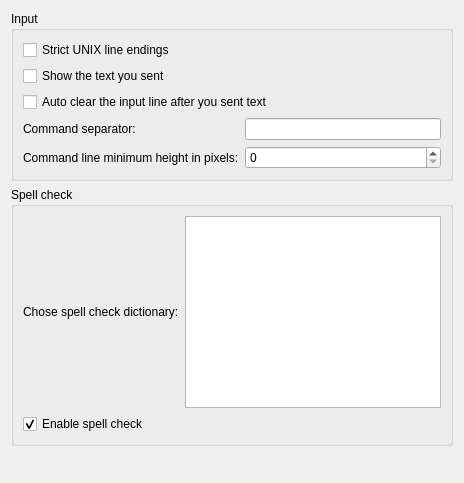
     <widget class="QWidget" name="input_line_tab">
      <property name="sizePolicy">
       <sizepolicy hsizetype="Expanding" vsizetype="Expanding">
        <horstretch>0</horstretch>
        <verstretch>0</verstretch>
       </sizepolicy>
      </property>
      <attribute name="title">
       <string>Input line</string>
      </attribute>
      <layout class="QGridLayout" name="gridLayout_11">
       <item row="0" column="0">
        <widget class="QGroupBox" name="groupBox_4">
         <property name="enabled">
          <bool>true</bool>
         </property>
         <property name="title">
          <string>Input</string>
         </property>
         <layout class="QGridLayout" name="gridLayout_5">
          <item row="0" column="0" colspan="2">
           <widget class="QCheckBox" name="USE_UNIX_EOL">
            <property name="maximumSize">
             <size>
              <width>16777215</width>
              <height>16777215</height>
             </size>
            </property>
            <property name="toolTip">
             <string>use strict UNIX line endings on commands for old UNIX servers that can't handle windows line endings correctly</string>
            </property>
            <property name="text">
             <string>Strict UNIX line endings</string>
            </property>
           </widget>
          </item>
          <item row="1" column="0" colspan="2">
           <widget class="QCheckBox" name="show_sent_text_checkbox">
            <property name="enabled">
             <bool>true</bool>
            </property>
            <property name="toolTip">
             <string>Echo the text you send in the display box</string>
            </property>
            <property name="text">
             <string>Show the text you sent</string>
            </property>
           </widget>
          </item>
          <item row="2" column="0" colspan="3">
           <widget class="QCheckBox" name="auto_clear_input_line_checkbox">
            <property name="enabled">
             <bool>true</bool>
            </property>
            <property name="text">
             <string>Auto clear the input line after you sent text</string>
            </property>
           </widget>
          </item>
          <item row="3" column="0">
           <widget class="QLabel" name="label_18">
            <property name="toolTip">
             <string/>
            </property>
            <property name="text">
             <string>Command separator:</string>
            </property>
            <property name="buddy">
             <cstring>command_separator_lineedit</cstring>
            </property>
           </widget>
          </item>
          <item row="3" column="1" colspan="2">
           <widget class="QLineEdit" name="command_separator_lineedit">
            <property name="enabled">
             <bool>true</bool>
            </property>
           </widget>
          </item>
          <item row="4" column="0">
           <widget class="QLabel" name="label_38">
            <property name="toolTip">
             <string/>
            </property>
            <property name="text">
             <string>Command line minimum height in pixels:</string>
            </property>
            <property name="buddy">
             <cstring>command_separator_lineedit</cstring>
            </property>
           </widget>
          </item>
          <item row="4" column="1" colspan="2">
           <widget class="QSpinBox" name="commandLineMinimumHeight">
            <property name="maximum">
             <number>300</number>
            </property>
           </widget>
          </item>
         </layout>
        </widget>
       </item>
       <item row="1" column="0">
        <widget class="QGroupBox" name="groupBox_15">
         <property name="title">
          <string>Spell check</string>
         </property>
         <layout class="QGridLayout" name="gridLayout_12">
          <item row="0" column="0">
           <widget class="QLabel" name="label_57">
            <property name="text">
             <string>Chose spell check dictionary:</string>
            </property>
           </widget>
          </item>
          <item row="0" column="1">
           <widget class="QListWidget" name="dictList"/>
          </item>
          <item row="1" column="0" colspan="2">
           <widget class="QCheckBox" name="enableSpellCheck">
            <property name="text">
             <string>Enable spell check</string>
            </property>
            <property name="checked">
             <bool>true</bool>
            </property>
           </widget>
          </item>
         </layout>
        </widget>
       </item>
       <item row="2" column="0">
        <spacer name="verticalSpacer_2">
         <property name="orientation">
          <enum>Qt::Vertical</enum>
         </property>
         <property name="sizeHint" stdset="0">
          <size>
           <width>20</width>
           <height>26</height>
          </size>
         </property>
        </spacer>
       </item>
      </layout>
     </widget>
